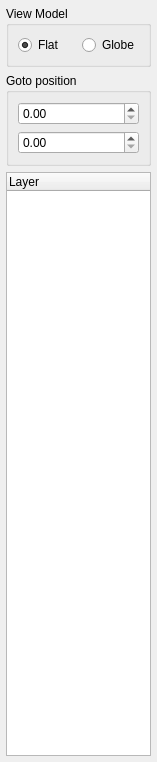
<ui version="4.0" >
 <class>ControlWidget</class>
 <widget class="QWidget" name="ControlWidget" >
  <property name="geometry" >
   <rect>
    <x>0</x>
    <y>0</y>
    <width>157</width>
    <height>762</height>
   </rect>
  </property>
  <property name="windowTitle" >
   <string>Gaia Controls</string>
  </property>
  <layout class="QVBoxLayout" >
   <property name="margin" >
    <number>6</number>
   </property>
   <property name="spacing" >
    <number>6</number>
   </property>
   <item>
    <widget class="QGroupBox" name="m_ViewModelGroup" >
     <property name="title" >
      <string>View Model</string>
     </property>
     <layout class="QHBoxLayout" >
      <property name="margin" >
       <number>9</number>
      </property>
      <property name="spacing" >
       <number>6</number>
      </property>
      <item>
       <widget class="QRadioButton" name="m_FlatWorldRadio" >
        <property name="text" >
         <string>Flat</string>
        </property>
        <property name="checked" >
         <bool>true</bool>
        </property>
       </widget>
      </item>
      <item>
       <widget class="QRadioButton" name="m_GlobeWorldRadio" >
        <property name="text" >
         <string>Globe</string>
        </property>
       </widget>
      </item>
     </layout>
    </widget>
   </item>
   <item>
    <widget class="QGroupBox" name="m_GotoPositionGroup" >
     <property name="title" >
      <string>Goto position</string>
     </property>
     <property name="checkable" >
      <bool>false</bool>
     </property>
     <layout class="QVBoxLayout" >
      <property name="margin" >
       <number>9</number>
      </property>
      <property name="spacing" >
       <number>6</number>
      </property>
      <item>
       <widget class="gaia::LongitudeSpinbox" name="m_XPosSpinbox" />
      </item>
      <item>
       <widget class="gaia::LatitudeSpinbox" name="m_YPosSpinbox" />
      </item>
     </layout>
    </widget>
   </item>
   <item>
    <widget class="QTreeWidget" name="m_LayerTree" >
     <property name="sizePolicy" >
      <sizepolicy>
       <hsizetype>7</hsizetype>
       <vsizetype>7</vsizetype>
       <horstretch>0</horstretch>
       <verstretch>0</verstretch>
      </sizepolicy>
     </property>
     <property name="rootIsDecorated" >
      <bool>false</bool>
     </property>
     <property name="allColumnsShowFocus" >
      <bool>true</bool>
     </property>
     <column>
      <property name="text" >
       <string>Layer</string>
      </property>
     </column>
    </widget>
   </item>
  </layout>
 </widget>
 <customwidgets>
  <customwidget>
   <class>gaia::LatitudeSpinbox</class>
   <extends>QDoubleSpinBox</extends>
   <header>GeoCoordSpinbox.h</header>
   <container>1</container>
  </customwidget>
  <customwidget>
   <class>gaia::LongitudeSpinbox</class>
   <extends>QDoubleSpinBox</extends>
   <header>GeoCoordSpinbox.h</header>
   <container>1</container>
  </customwidget>
 </customwidgets>
 <resources/>
 <connections/>
</ui>
